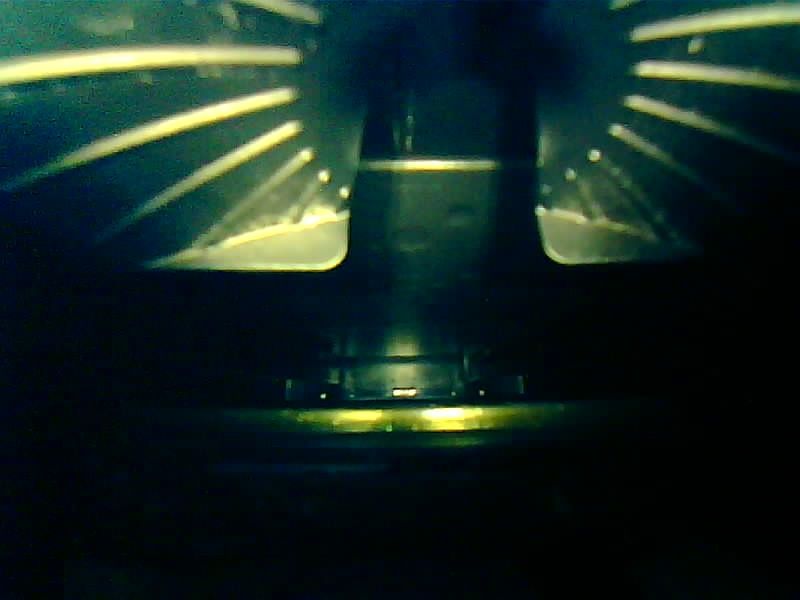
#> input picture Day 3 with weak models/images/Trial 1.jpg, 800 x 600 px, found by its file name
$ jupyter execute --allow-errors akaze.ipynb
#> lines starting #> are read from the running program, lines starting #| are printed output that depends on the picture
[cell 1]
import cv2 as cv
import numpy as np
from matplotlib import pyplot as plt

def detect_kicker_akaze(image_path, template_path):
    # Load the input image and template
    img = cv.imread(image_path, cv.IMREAD_GRAYSCALE)
    assert img is not None, "Image file could not be read, check path."

    template = cv.imread(template_path, cv.IMREAD_GRAYSCALE)
    assert template is not None, "Template file could not be read, check path."

    # Initialize AKAZE detector
    akaze = cv.AKAZE_create()

    # Detect keypoints and descriptors in both images
    keypoints_img, descriptors_img = akaze.detectAndCompute(img, None)
    keypoints_template, descriptors_template = akaze.detectAndCompute(template, None)

    # Check if descriptors are detected
    if descriptors_img is None or descriptors_template is None:
        print("No descriptors detected in one of the images.")
        return

    # Create a BFMatcher object to match descriptors
    bf = cv.BFMatcher(cv.NORM_HAMMING, crossCheck=True)

    # Match descriptors between the image and the template
    matches = bf.match(descriptors_template, descriptors_img)

    # Sort matches based on distance (lower distance is better)
    matches = sorted(matches, key=lambda x: x.distance)

    # Draw the matches on the image
    matched_img = cv.drawMatches(template, keypoints_template, img, keypoints_img, matches[:10], None, flags=cv.DrawMatchesFlags_NOT_DRAW_SINGLE_POINTS)

    # Show the matched keypoints
    plt.imshow(matched_img)
    plt.title('AKAZE Keypoints Matching'), plt.xticks([]), plt.yticks([])
    plt.show()

    # Calculate match score based on the average distance
    match_distances = [m.distance for m in matches]
    match_score = np.mean(match_distances)

    # Threshold for detecting the kicker (you can fine-tune this value)
    if match_score < 70:  # Lower score means better match
        print(f"Kicker detected with match score: {match_score:.2f}")
    else:
        print(f"No kicker detected (match score: {match_score:.2f})")

# Test the function
image_path = 'image collection/CV Image Collection/03 Kicker Detection/800x600/Kicker at front position/Trial 3.jpg'
template_path = 'template image/template.jpg'

#> (the rest of this cell did not finish here and is left out)

[cell 2]
image_path = 'image collection/CV Image Collection/03 Kicker Detection/800x600/Invalid Case/Kicker in reverse orientation/Trial 1.jpg'
template_path = 'template image/template.jpg'

detect_kicker_akaze(image_path, template_path)
#> call 2 of detect_kicker_akaze, with template_path = 'template image/template.jpg'
#> in detect_kicker_akaze (call 2), `img = cv.imread(image_path, cv.IMREAD_GRAYSCALE)`:
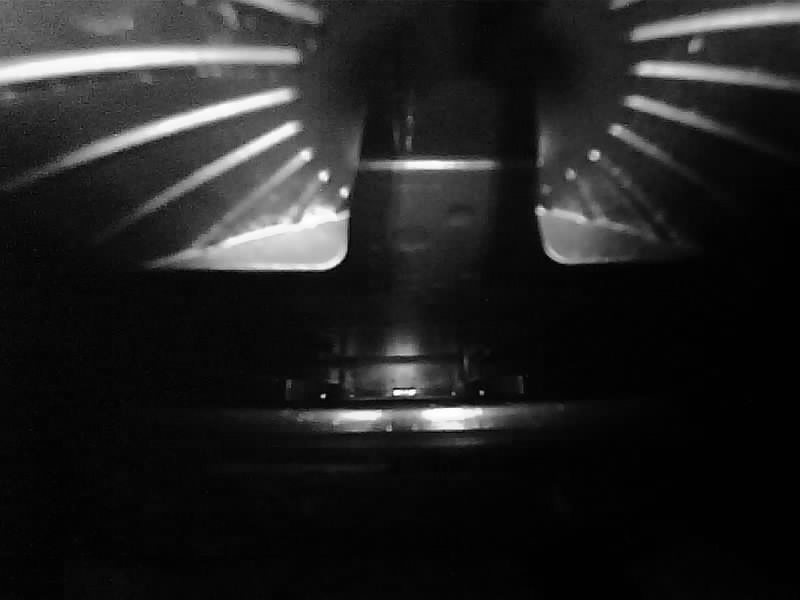
#> img: shape (600, 800); min 0, max 255, mean 34.2
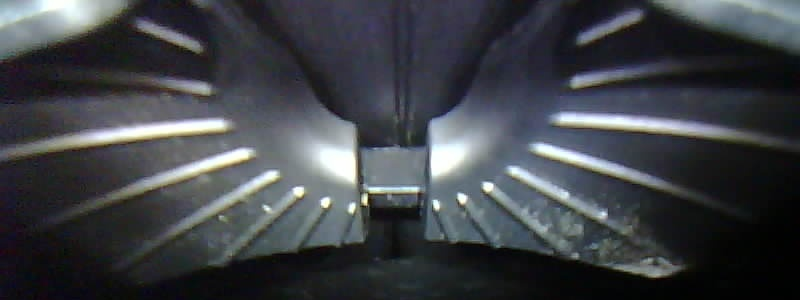
#> input picture Image Processing2/template image/template.jpg, 800 x 300 px
#> in detect_kicker_akaze (call 2), `template = cv.imread(template_path, cv.IMREAD_GRAYSCALE)`:
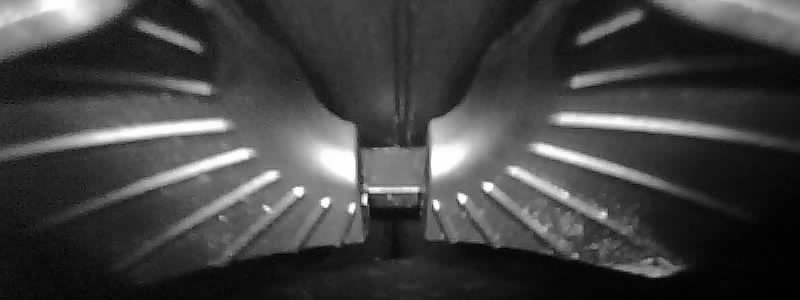
#> template: shape (300, 800); min 0, max 255, mean 65.8
#> in detect_kicker_akaze (call 2), `keypoints_img, descriptors_img = akaze.detectAndCompute(img, None)`: keypoints_img = 398 keypoints; strongest (x, y, size): (344, 192, 8.1), (323, 175, 8.1), (445, 420, 22.8), (594, 154, 8.1)
#> in detect_kicker_akaze (call 2), `keypoints_template, descriptors_template = akaze.detectAndCompute(temp..`: keypoints_template = 284 keypoints; strongest (x, y, size): (462, 198, 8.1), (488, 186, 8.1), (436, 204, 8.1), (325, 202, 8.1)
#> in detect_kicker_akaze (call 2), `matches = bf.match(descriptors_template, descriptors_img)`: matches = 91 matches
#> in detect_kicker_akaze (call 2), `matches = bf.match(descriptors_template, descriptors_img)`:
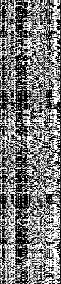
#> descriptors_template: shape (284, 61); min 0, max 255, mean 121.8
#> in detect_kicker_akaze (call 2), `matched_img = cv.drawMatches(template, keypoints_template, img, keypoi..`:
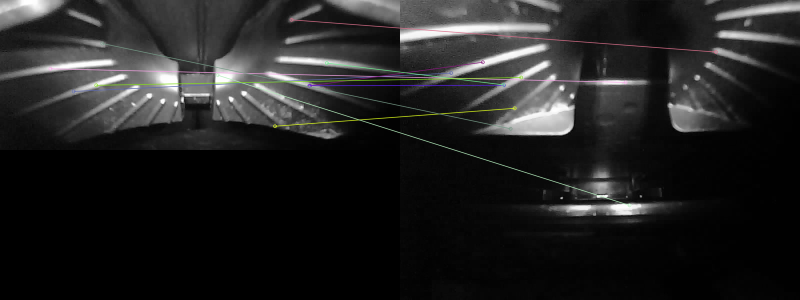
#> matched_img: shape (600, 1600, 3) (shown at 1/2 size); mean of channels 0, 1, 2 34.2, 34.3, 34.3; drawn as B, G, R
#> in detect_kicker_akaze (call 2), `match_distances = [m.distance for m in matches]`: match_distances = 91 values from 41 to 141
#> in detect_kicker_akaze (call 2), `match_score = np.mean(match_distances)`: match_score = 96.4
#| No kicker detected (match score: 96.40)

[cell 3]
image_path = 'image collection/CV Image Collection/03 Kicker Detection/800x600/Kicker at pos 100/Trial 3.jpg'
template_path = 'template image/template.jpg'

#> (the rest of this cell did not finish here and is left out)
